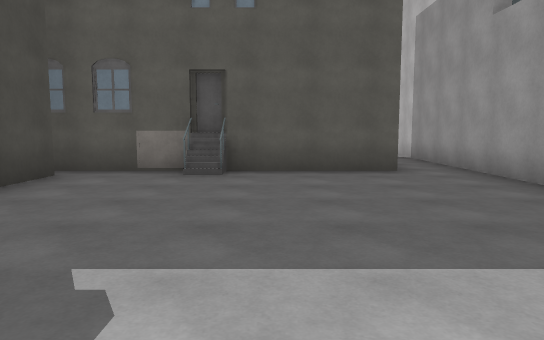
View 1 (above)

24 first-person views from a walk through a Unity game level. The camera is 1.4 m above the floor, tilts 6° down and sees 70° across. The floor is counted in squares, 2 m on a side. Each view is taken from the middle of a square. On the plan, view 1 faces up. The plan holds only what a view shows up to about 11 squares ahead; the rest is blank. The place goes on beyond the plan. The player character is not drawn. Door leaves are left out, so doorways stand open. Some surface patterns are stand-ins.

View 2
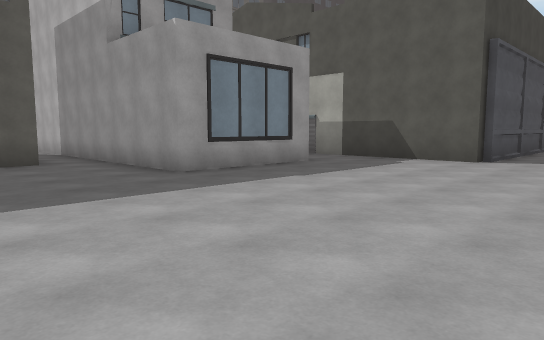

View 3
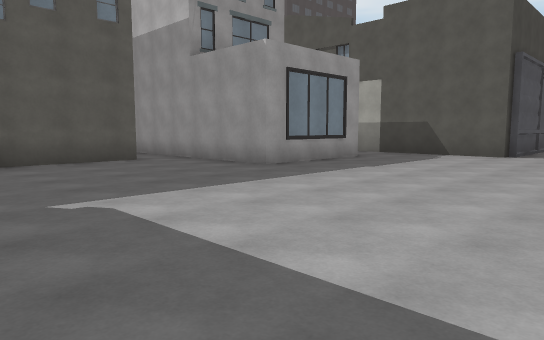

View 4
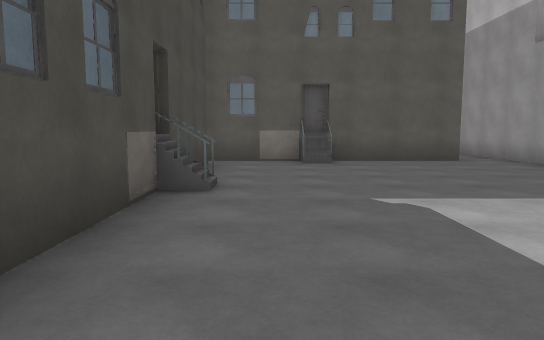

View 5
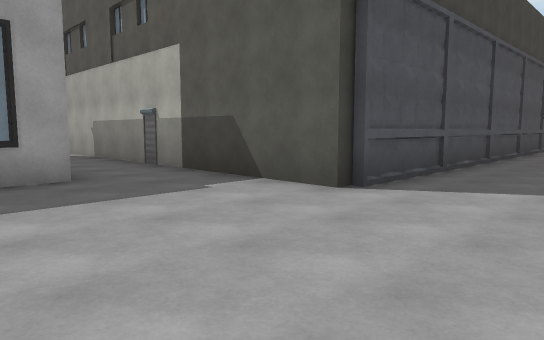

View 6
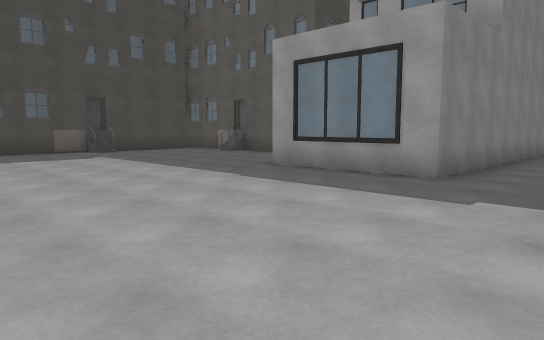

View 7
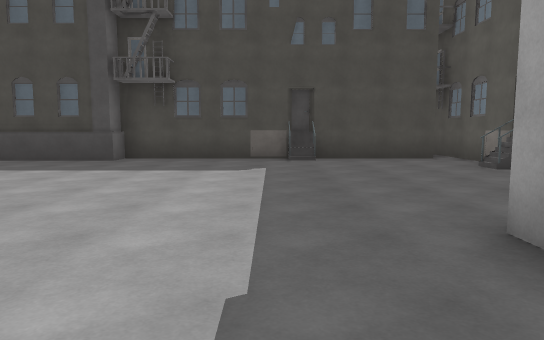

View 8
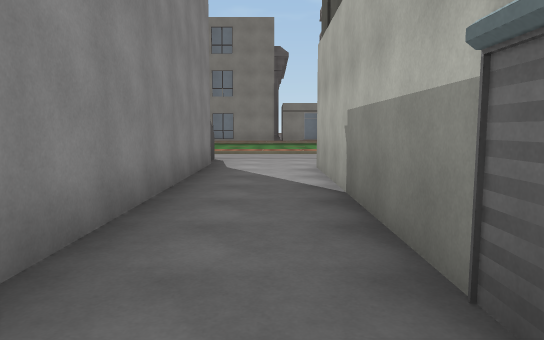

View 9
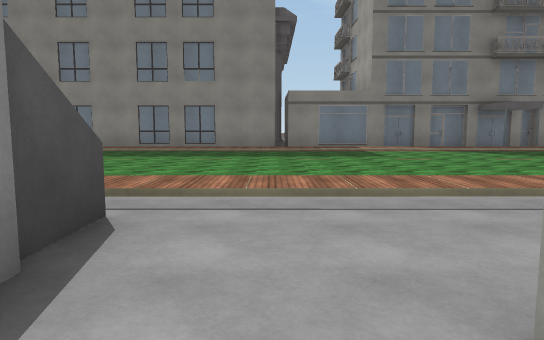

View 10
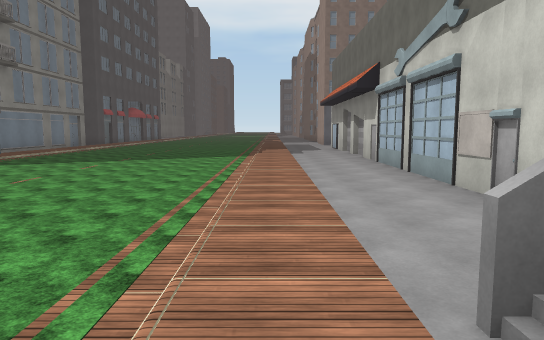

View 11
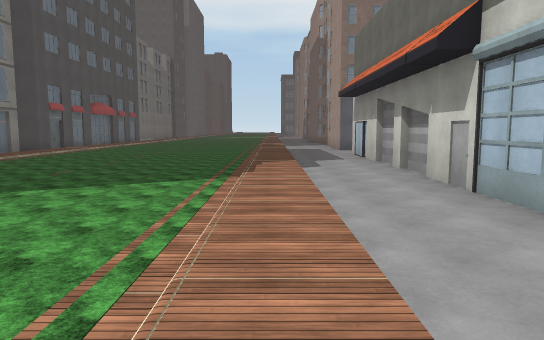

View 12
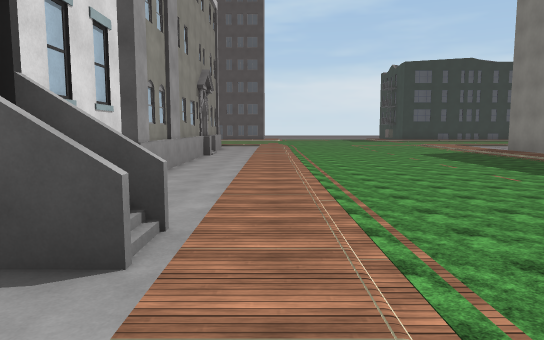

View 13
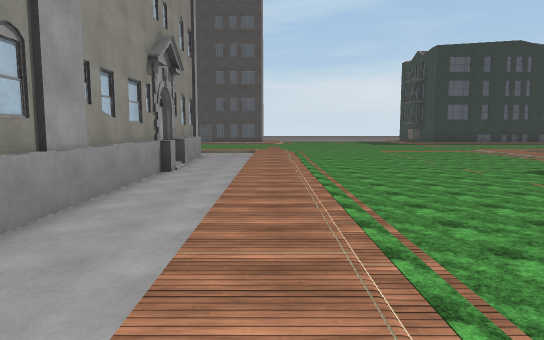

View 14
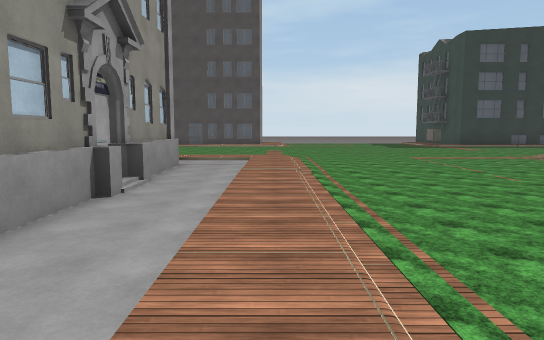

View 15
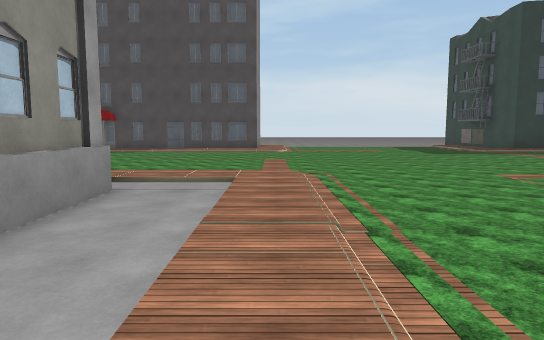

View 16
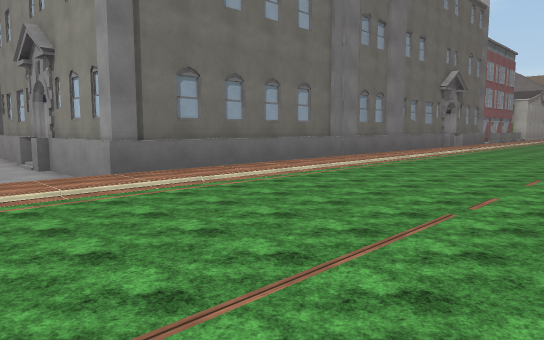

View 17
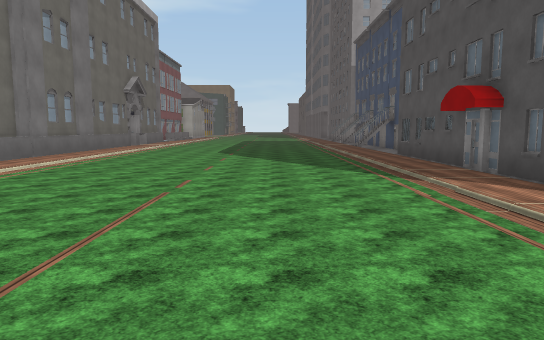

View 18
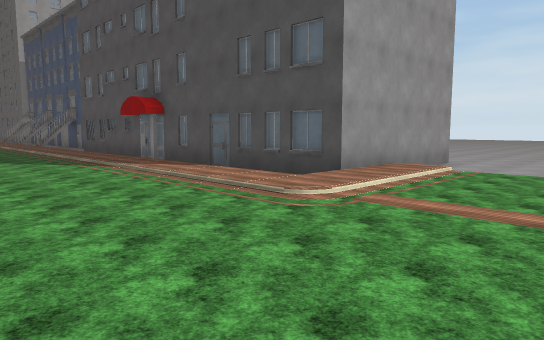

View 19
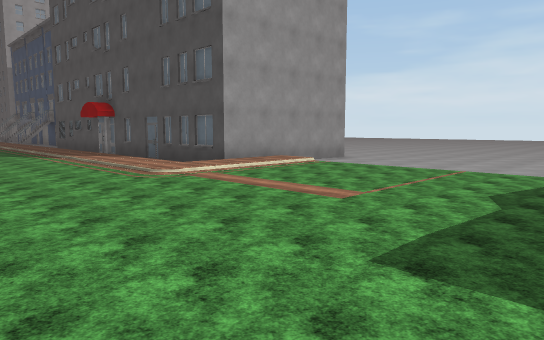

View 20
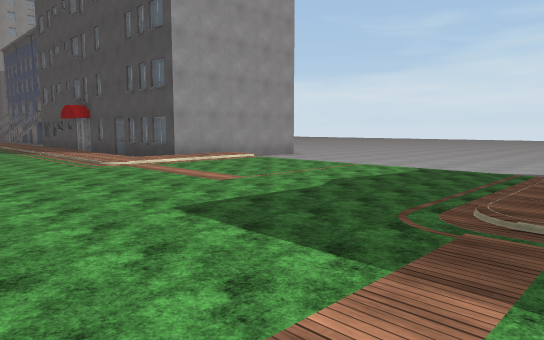

View 21
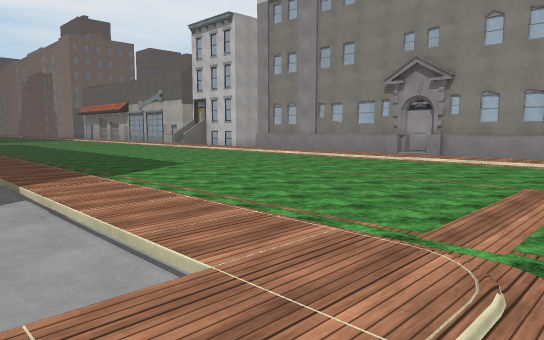

View 22
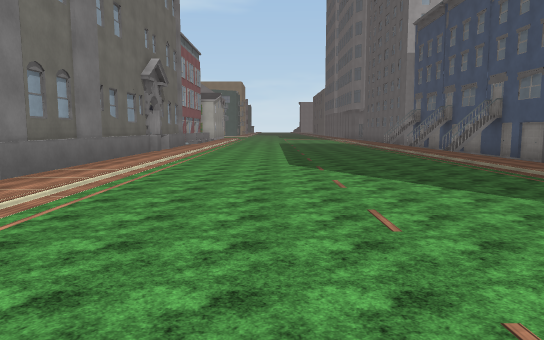

View 23
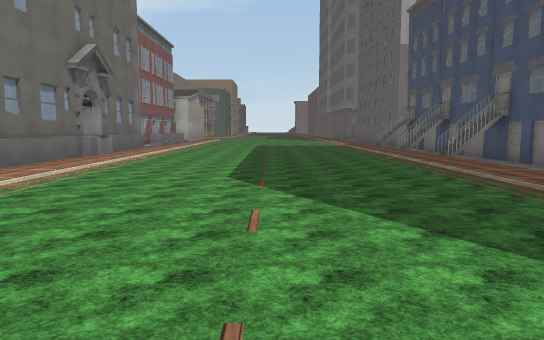

View 24
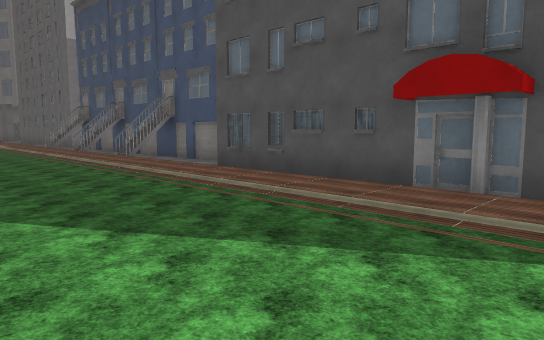

### Floor plan
Key: @ floor where view 1 was taken; # wall or solid block; . main floor; - floor 0.25 m lower than the main floor; / step, stairs or slope; B building.
Columns run from 24 left of view 1 to 21 right of it. Each row starts with its distance up from view 1.
 23               ..--
 22         /...  ..///////
 21    -/////...  .//.///////////////////////   //
 20 ----/...................... ............. ....
 19 ----/...................... ..................
 18 ----/.........................................
 17 ----/.........................................
 16 ----/.........................................
 15 ----/.........................................
 14 ----//........................................
 13 --#####//.......--------------BB--------------
 12       #//.......---##-------  B---------------
 11       #//.......###########    #-#############
 10       #//.......#              #-#
  9       #//.......#              #-#
  8       #//.......#              #-#
  7       #//.......#  ########-   #-#
  6       #//.......#   #--#----   #-#
  5       #//.......#   #-------#  #-#
  4       #//.......#   #-------####-#
  3       B//.......#   ##-----------#
  2        //.......#   #------------#
  1      #-//.......#   #------------##########
  0      #-//.......#   #---@------------------
 -1      ##//.......#   #-----------------
 -2      # //.......#   ##------ -----

Positions as (right, up) in squares from view 1, and headings:
1: (0, 0), facing up
2: (0, -2), facing up-right
3: (-2, -2), facing up-right
4: (-2, -2), facing up
5: (5, -2), facing up-right
6: (9, -2), facing up-left
7: (6, 2), facing left
8: (8, 4), facing up
9: (8, 10), facing up
10: (5, 14), facing right
11: (10, 14), facing right
12: (9, 14), facing left
13: (4, 14), facing left
14: (1, 14), facing left
15: (-3, 14), facing left
16: (-14, 14), facing down-right
17: (-14, 15), facing down
18: (-13, 17), facing down-left
19: (-13, 20), facing down-left
20: (-13, 22), facing down-left
21: (-10, 23), facing down-right
22: (-12, 11), facing down
23: (-13, 9), facing down
24: (-13, 9), facing down-left
